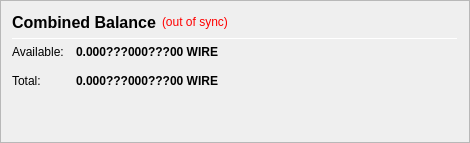
                   <widget class="QFrame" name="frame_CombinedBalances">
                    <property name="minimumSize">
                     <size>
                      <width>470</width>
                      <height>0</height>
                     </size>
                    </property>
                    <property name="frameShape">
                     <enum>QFrame::StyledPanel</enum>
                    </property>
                    <property name="frameShadow">
                     <enum>QFrame::Raised</enum>
                    </property>
                    <layout class="QVBoxLayout" name="verticalLayout_5">
                     <item>
                      <layout class="QHBoxLayout" name="horizontalLayout_5" stretch="0">
                       <item>
                        <widget class="QLabel" name="label_5z">
                         <property name="minimumSize">
                          <size>
                           <width>0</width>
                           <height>20</height>
                          </size>
                         </property>
                         <property name="font">
                          <font>
                           <pointsize>12</pointsize>
                           <weight>75</weight>
                           <bold>true</bold>
                          </font>
                         </property>
                         <property name="toolTip">
                          <string>Combined Balance (including unconfirmed and immature coins)</string>
                         </property>
                         <property name="text">
                          <string>Combined Balance</string>
                         </property>
                        </widget>
                       </item>
                       <item>
                        <widget class="QLabel" name="labelWalletStatus">
                         <property name="cursor">
                          <cursorShape>WhatsThisCursor</cursorShape>
                         </property>
                         <property name="toolTip">
                          <string>The displayed information may be out of date. Your wallet automatically synchronizes with the WIRE network after a connection is established, but this process has not completed yet.</string>
                         </property>
                         <property name="styleSheet">
                          <string notr="true">QLabel { color: red; }</string>
                         </property>
                         <property name="text">
                          <string notr="true">(out of sync)</string>
                         </property>
                         <property name="alignment">
                          <set>Qt::AlignLeading|Qt::AlignLeft|Qt::AlignVCenter</set>
                         </property>
                        </widget>
                       </item>
                       <item>
                        <spacer name="horizontalSpacer_1">
                         <property name="orientation">
                          <enum>Qt::Horizontal</enum>
                         </property>
                         <property name="sizeHint" stdset="0">
                          <size>
                           <width>40</width>
                           <height>20</height>
                          </size>
                         </property>
                        </spacer>
                       </item>
                      </layout>
                     </item>
                     <item>
                      <widget class="Line" name="line_CombinedBalance">
                       <property name="minimumSize">
                        <size>
                         <width>0</width>
                         <height>1</height>
                        </size>
                       </property>
                       <property name="maximumSize">
                        <size>
                         <width>16777215</width>
                         <height>1</height>
                        </size>
                       </property>
                       <property name="orientation">
                        <enum>Qt::Horizontal</enum>
                       </property>
                      </widget>
                     </item>
                     <item>
                      <layout class="QGridLayout" name="gridLayout_3">
                       <property name="spacing">
                        <number>12</number>
                       </property>
                       <item row="1" column="0">
                        <widget class="QLabel" name="labelBalanceTextz">
                         <property name="text">
                          <string>Available:</string>
                         </property>
                        </widget>
                       </item>
                       <item row="1" column="1">
                        <widget class="QLabel" name="labelBalancez">
                         <property name="font">
                          <font>
                           <weight>75</weight>
                           <bold>true</bold>
                          </font>
                         </property>
                         <property name="cursor">
                          <cursorShape>IBeamCursor</cursorShape>
                         </property>
                         <property name="toolTip">
                          <string>Your current spendable balance</string>
                         </property>
                         <property name="text">
                          <string notr="true">0.000???000???00 WIRE</string>
                         </property>
                         <property name="alignment">
                          <set>Qt::AlignRight|Qt::AlignTrailing|Qt::AlignVCenter</set>
                         </property>
                         <property name="textInteractionFlags">
                          <set>Qt::LinksAccessibleByMouse|Qt::TextSelectableByKeyboard|Qt::TextSelectableByMouse</set>
                         </property>
                        </widget>
                       </item>
                       <item row="2" column="0">
                        <widget class="QLabel" name="labelTotalTextz">
                         <property name="text">
                          <string>Total:</string>
                         </property>
                        </widget>
                       </item>
                       <item row="2" column="1">
                        <widget class="QLabel" name="labelTotalz">
                         <property name="font">
                          <font>
                           <weight>75</weight>
                           <bold>true</bold>
                          </font>
                         </property>
                         <property name="cursor">
                          <cursorShape>IBeamCursor</cursorShape>
                         </property>
                         <property name="toolTip">
                          <string>Total Balance, including all unavailable coins.</string>
                         </property>
                         <property name="text">
                          <string notr="true">0.000???000???00 WIRE</string>
                         </property>
                         <property name="alignment">
                          <set>Qt::AlignRight|Qt::AlignTrailing|Qt::AlignVCenter</set>
                         </property>
                         <property name="textInteractionFlags">
                          <set>Qt::LinksAccessibleByMouse|Qt::TextSelectableByKeyboard|Qt::TextSelectableByMouse</set>
                         </property>
                        </widget>
                       </item>
                       <item row="2" column="3">
                        <spacer name="horizontalSpacer_2">
                         <property name="orientation">
                          <enum>Qt::Horizontal</enum>
                         </property>
                         <property name="sizeHint" stdset="0">
                          <size>
                           <width>40</width>
                           <height>20</height>
                          </size>
                         </property>
                        </spacer>
                       </item>
                      </layout>
                     </item>
                     <item>
                      <spacer name="verticalSpacer_1">
                       <property name="orientation">
                        <enum>Qt::Vertical</enum>
                       </property>
                       <property name="sizeHint" stdset="0">
                        <size>
                         <width>20</width>
                         <height>40</height>
                        </size>
                       </property>
                      </spacer>
                     </item>
                    </layout>
                   </widget>
